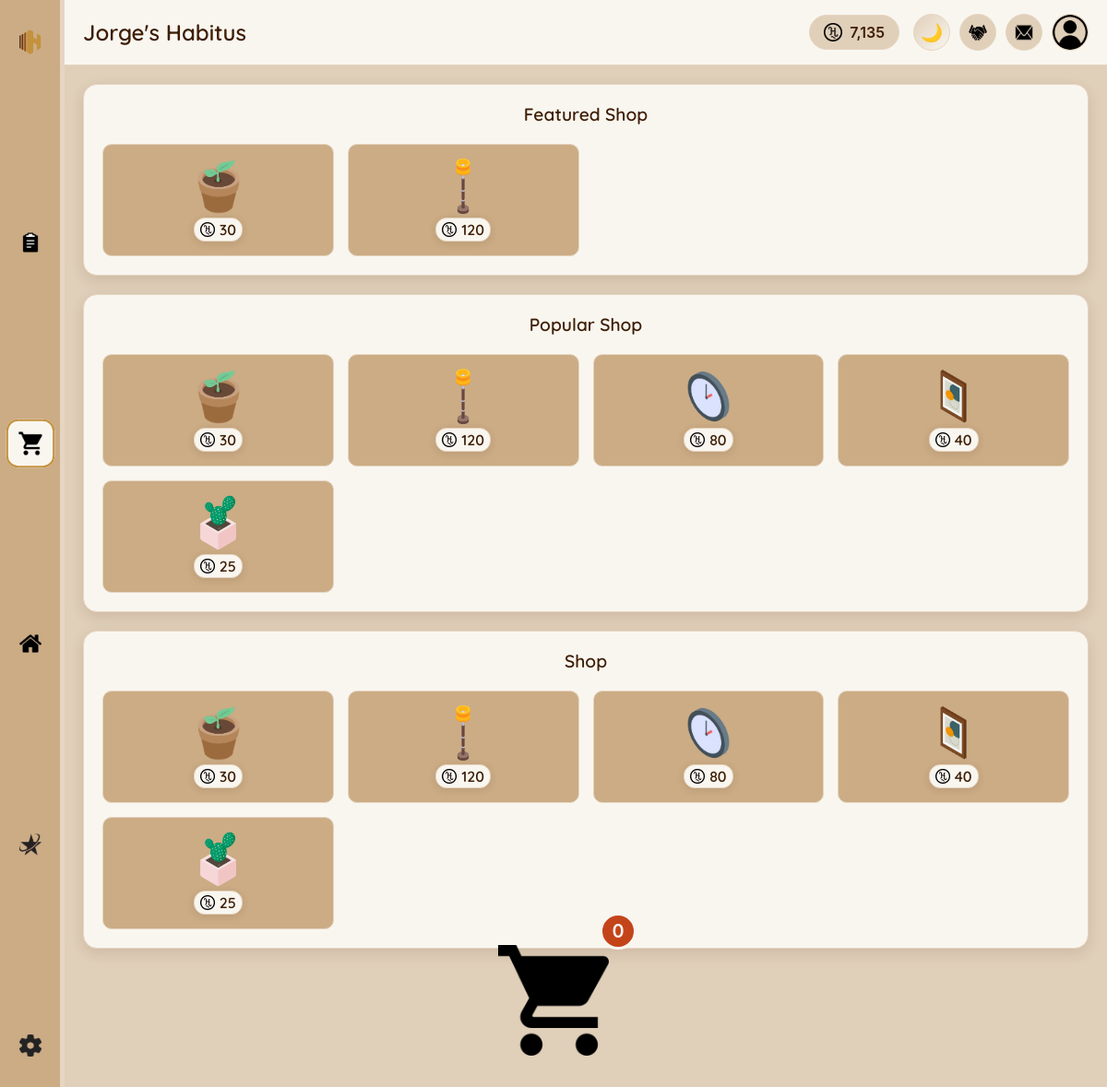
Screenshot of /pages/shop.php?category=3 (signed in) with the database file from the repository.
### tables this page shows
CREATE TABLE `users` (
  `id` int(11) NOT NULL,
  `username` varchar(50) NOT NULL,
  `email` varchar(100) NOT NULL,
  `password` varchar(255) NOT NULL,
  `hcoin` int(11) DEFAULT 0,
  `subscription_type` enum('free','adfree','premium') DEFAULT 'free',
  `subscription_expires` datetime DEFAULT NULL,
  `theme` varchar(20) DEFAULT 'light',
  `language` varchar(10) DEFAULT 'en',
  `created_at` timestamp NULL DEFAULT current_timestamp(),
  `last_login` timestamp NULL DEFAULT NULL,
  `stripe_customer_id` varchar(255) DEFAULT NULL,
  `stripe_subscription_id` varchar(255) DEFAULT NULL,
  `last_payment_intent` varchar(255) DEFAULT NULL,
  `payment_method_id` varchar(255) DEFAULT NULL,
  `payment_failures` int(11) DEFAULT 0,
  `last_payment_failure` datetime DEFAULT NULL,
  `subscription_created_at` timestamp NULL DEFAULT NULL COMMENT 'When subscription was first created',
  `subscription_updated_at` timestamp NULL DEFAULT NULL ON UPDATE current_timestamp() COMMENT 'Last subscription update',
  `profile_picture` varchar(255) DEFAULT 'images/icons/profile-icon.webp',
  `preferred_language` varchar(5) DEFAULT 'en',
  `timezone` varchar(50) DEFAULT 'UTC',
  `auto_translation` tinyint(1) DEFAULT 1,
  `translation_quality` varchar(20) DEFAULT 'standard',
  `high_quality_translation` tinyint(1) DEFAULT 0,
  `email_notifications` tinyint(1) DEFAULT 1,
  `task_reminders` tinyint(1) DEFAULT 1,
  `theme_preference` varchar(20) DEFAULT 'auto'
);

CREATE TABLE `shop_items` (
  `id` int(11) NOT NULL,
  `category_id` int(11) NOT NULL,
  `name` varchar(100) NOT NULL,
  `description` text DEFAULT NULL,
  `image_path` varchar(255) DEFAULT NULL,
  `rotation_variants` longtext DEFAULT NULL CHECK (json_valid(`rotation_variants`)),
  `price` int(11) NOT NULL,
  `rarity` enum('common','uncommon','rare','epic','legendary') DEFAULT 'common',
  `grid_width` int(11) DEFAULT 1,
  `grid_height` int(11) DEFAULT 1,
  `allowed_surfaces` varchar(100) DEFAULT 'floor',
  `is_featured` tinyint(1) DEFAULT 0,
  `is_available` tinyint(1) DEFAULT 1,
  `created_at` timestamp NULL DEFAULT current_timestamp()
);

### php/include/functions.php (called while the page is built, shortened)
<?php
function getUserData($userId) {
    global $conn;
    $sql = "SELECT * FROM users WHERE id = ?";
    $stmt = $conn->prepare($sql);
    $stmt->execute([$userId]);
    if ($stmt->rowCount() > 0) {
        $userData = $stmt->fetch();
        return $userData;
    }
    return [];
}

### pages/shop.php (the view, shortened to what this page needs)
<?php
require_once '../php/include/db_connect.php';
require_once '../php/include/functions.php';
$userData = getUserData($_SESSION['user_id']);
$userHCoins = $userData['hcoin'];
$userHabitusName = $userData['username'] . "'s Habitus";
$currentLanguage = $userData['language'] ?? 'en';
$currentTheme = $userData['theme'] ?? 'light';
$categoryId = isset($_GET['category']) ? intval($_GET['category']) : 0;
$query = "SELECT si.*, ic.name as category_name
         FROM shop_items si
         JOIN item_categories ic ON si.category_id = ic.id
         WHERE si.is_available = 1";
$params = [];
if ($categoryId > 0) {
    $query .= " AND si.category_id = :categoryId";
    $params['categoryId'] = $categoryId;
}
$query .= " ORDER BY si.is_featured DESC, si.created_at DESC";
$stmt = $conn->prepare($query);
$stmt->execute($params);
$shopItems = $stmt->fetchAll();
?>
<!DOCTYPE html>
<html lang="<?php echo $currentLanguage; ?>" data-theme="<?php echo $currentTheme; ?>">
<head>
    <link rel="stylesheet" href="../css/themes/<?php echo $currentTheme; ?>.css" id="theme-stylesheet">
    <link rel="stylesheet" href="../css/main.css">
    <link rel="stylesheet" href="../css/components/sidebar.css">
    <link rel="stylesheet" href="../css/components/header.css">
    <link rel="stylesheet" href="../css/components/scrollbar.css">
    <link rel="stylesheet" href="../css/pages/shop.css">
</head>
<body class="theme-<?php echo $currentTheme; ?>">
    <div class="main-container">
        <?php include '../php/include/sidebar.php'; ?>
        <div class="content-container">
            <?php include '../php/include/header.php'; ?>
            <div class="shop-content">
                <div class="shop-sections">
                    <div class="shop-section">
                        <h2 translate="yes">Featured Shop</h2>
                        <div class="shop-grid">
                            <?php
                            $featuredItems = array_filter($shopItems, function($item) {
                                return $item['is_featured'] == 1;
                            });
                            $featuredItems = array_slice($featuredItems, 0, 9);
                            foreach ($featuredItems as $item):
                            ?>
                                <div class="shop-item" onclick="addToCart(<?php echo $item['id']; ?>, '<?php echo htmlspecialchars($item['name']); ?>', <?php echo $item['price']; ?>, '<?php echo $item['image_path']; ?>', this)">
                                    <img src="../<?php echo $item['image_path']; ?>" alt="<?php echo htmlspecialchars($item['name']); ?>">
                                    <div class="shop-item-price">
                                        <img src="../images/icons/hcoin-icon.webp" alt="HCoin">
                                        <span><?php echo number_format($item['price']); ?></span>
                                    </div>
                                </div>
                            <?php endforeach; ?>
                        </div>
                    </div>
                    <div class="shop-section">
                        <h2>Popular Shop</h2>
                        <div class="shop-grid">
                            <?php
                            $popularItems = array_slice($shopItems, 0, 9);
                            foreach ($popularItems as $item):
                            ?>
                                <div class="shop-item" onclick="addToCart(<?php echo $item['id']; ?>, '<?php echo htmlspecialchars($item['name']); ?>', <?php echo $item['price']; ?>, '<?php echo $item['image_path']; ?>', this)">
                                    <img src="../<?php echo $item['image_path']; ?>" alt="<?php echo htmlspecialchars($item['name']); ?>">
                                    <div class="shop-item-price">
                                        <img src="../images/icons/hcoin-icon.webp" alt="HCoin">
                                        <span><?php echo number_format($item['price']); ?></span>
                                    </div>
                                </div>
                            <?php endforeach; ?>
                        </div>
                    </div>
                    <div class="shop-section">
                        <h2 translate="yes">Shop</h2>
                        <div class="shop-grid">
                            <?php
                            $allItems = array_slice($shopItems, 0, 9);
                            foreach ($allItems as $item):
                            ?>
                                <div class="shop-item" onclick="addToCart(<?php echo $item['id']; ?>, '<?php echo htmlspecialchars($item['name']); ?>', <?php echo $item['price']; ?>, '<?php echo $item['image_path']; ?>', this)">
                                    <img src="../<?php echo $item['image_path']; ?>" alt="<?php echo htmlspecialchars($item['name']); ?>">
                                    <div class="shop-item-price">
                                        <img src="../images/icons/hcoin-icon.webp" alt="HCoin">
                                        <span><?php echo number_format($item['price']); ?></span>
                                    </div>
                                </div>
                            <?php endforeach; ?>
                        </div>
                    </div>
                </div>
                <div class="bottom-cart" id="bottom-cart">
                    <div class="cart-icon-wrapper" onclick="toggleCart()">
                        <img src="../images/icons/cart-icon.webp" alt="Cart">
                        <span class="cart-badge" id="cart-badge">0</span>
                    </div>
                </div>
            </div>
        </div>
    </div>
</body>
</html>

### php/include/header.php (shortened to what this page needs)
<header class="main-header">
    <div class="user-info">
        <h1 class="habitus-name"><?php echo htmlspecialchars($userHabitusName); ?></h1>
    </div>
    <div class="user-actions">
        <div class="hcoin-balance">
            <img src="../images/icons/hcoin-icon.webp" alt="HCoin">
            <span><?php echo number_format($userHCoins); ?></span>
        </div>
        <button class="theme-toggle-button enhanced" onclick="toggleTheme()" title="Toggle Theme">
            <div class="theme-toggle-inner">
                <span class="moon-icon">🌙</span>
            </div>
        </button>
        <a href="survey.php" class="survey-button" title="Improve with feedback">
            <img src="../images/icons/support-icon.webp" alt="Survey">
        </a>
        <div class="messages-button" id="messages-toggle" title="Notifications">
            <img src="../images/icons/messages-icon.webp" alt="Messages">
        </div>
        <a href="settings.php" class="profile-button" title="Profile settings">
            <?php
            $profilePic = $userData['profile_picture'] ?? 'uploads/profile-icon.webp';
            if (strpos($profilePic, 'http') === 0) {
                $profileUrl = $profilePic;
            } else if (strpos($profilePic, '/') === 0) {
                $profileUrl = $profilePic;
            } else if (strpos($profilePic, 'uploads/') === 0) {
                $profileUrl = '/' . $profilePic;
            } else {
                $profileUrl = '../' . $profilePic;
            }
            ?>
            <img src="<?php echo htmlspecialchars($profileUrl); ?>"
                 alt="Profile Picture"
                 onerror="this.src='../uploads/profile-icon.webp'">
        </a>
    </div>
</header>

### css/themes/light.css (style rules this page uses)
html[data-theme="light"]:root, html[data-theme="light"] { --primary: #3e1e04; --primary-light: #6a3005; --secondary: #965015; --accent: #c4923e; --bg-primary: #e0cfb9; --bg-secondary: #cbac85; --bg-panel: #f9f6f0; --text-primary: #3e1e04; --text-secondary: #6a3005; --border-primary: #e6d5c0; --success: #965015; --error: #c4441a; --warning: #c4923e; --info: #6a3005; --shadow: rgba(62, 30, 4, 0.12); --btn-bg: #3e1e04; --btn-text: #f9f6f0; --input-bg: #f9f6f0; --input-text: #3e1e04; --tooltip-bg: rgba(62, 30, 4, 0.9); --benefits: #098200; }
html[data-theme="light"] body { background-color: var(--bg-primary); color: var(--text-primary); }
html[data-theme="light"] .main-header { background-color: var(--bg-panel); border-color: var(--border-primary); color: var(--text-primary); box-shadow: 0 1px 3px var(--shadow); }
html[data-theme="light"] .content-container { background-color: var(--bg-primary); }
html[data-theme="light"] .dashboard-content, html[data-theme="light"] .tasks-content, html[data-theme="light"] .settings-content, html[data-theme="light"] .shop-content, html[data-theme="light"] .habitus-content, html[data-theme="light"] .subscription-content { background-color: var(--bg-primary); }
html[data-theme="light"] a { color: var(--accent); }

### css/main.css (style rules this page uses)
html[data-theme] { transition: none; }
html[data-theme] * { transition: background-color 0.3s ease, color 0.3s ease, border-color 0.3s ease, box-shadow 0.3s ease; }
* { box-sizing: border-box; margin: 0; padding: 0; transition: background-color 0.3s ease, color 0.3s ease, border-color 0.3s ease; }
body { font-family: 'Poppins', -apple-system, BlinkMacSystemFont, sans-serif; background-color: var(--bg-primary); color: var(--text-primary); overflow-x: hidden; }
.main-container { display: flex; height: 100vh; width: 100%; overflow: hidden; }
.content-container { flex: 1; display: flex; flex-direction: column; overflow: hidden; }
a { text-decoration: none; color: var(--accent); transition: color 0.3s; }
button { transition: all 0.3s ease; }

### css/components/scrollbar.css (style rules this page uses)
html:not(.index-page) { scrollbar-width: thin; scrollbar-color: var(--border-primary) var(--bg-panel); }
.content-container { flex: 1; display: flex; flex-direction: column; overflow: hidden; }
.tasks-content, .shop-content, .habitus-content, .dashboard-content, .settings-content, .profile-content, .subscription-content { flex: 1; overflow-y: auto; scrollbar-width: thin; scrollbar-color: var(--border-primary) var(--bg-panel); }

### rows the page displays
users: userHabitusName "Jorge's Habitus", userHCoins "7,135"
shop_items: image_path (picture), price "30"
shop_items: image_path (picture), price "120"
shop_items: image_path (picture), price "80"
shop_items: image_path (picture), price "40"
shop_items: image_path (picture), price "25"
